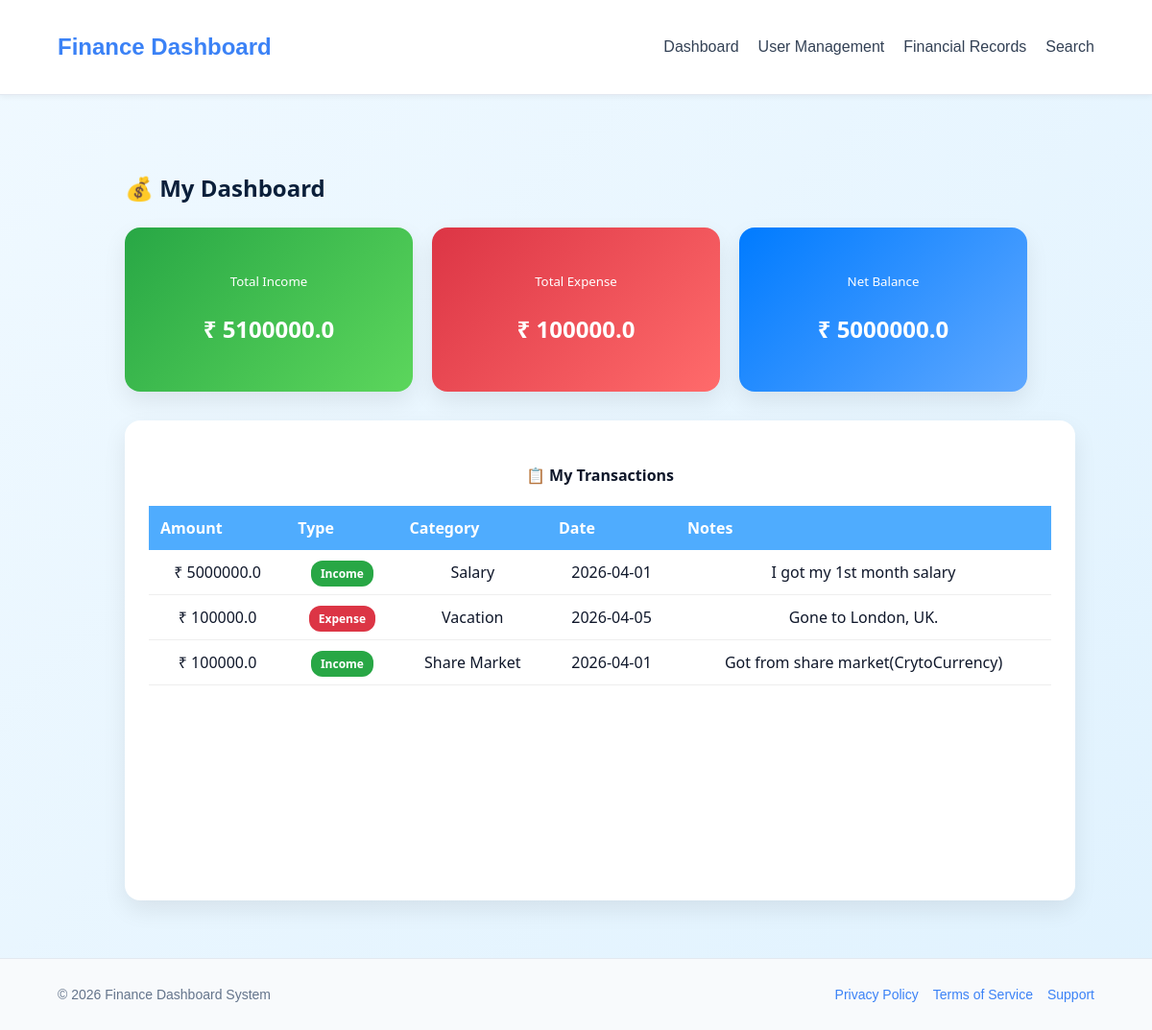
Page /viewer (signed in) on the committed database.
### app/models.py (models this page shows)
class Record(db.Model):
    id = db.Column(db.Integer, primary_key=True)
    amount = db.Column(db.Float, nullable=False)
    type = db.Column(db.String(10), nullable=False)
    category = db.Column(db.String(50))
    date = db.Column(db.Date, nullable=False)
    notes = db.Column(db.String(200))
    user_id = db.Column(db.Integer, db.ForeignKey("user.id"))
    user_id = db.Column(db.Integer, db.ForeignKey("user.id"))
    user = db.relationship("User", back_populates="records")

### app/routes.py (the view)
            def decorated(*args, **kwargs):
                if "role" not in session:
                    return redirect(url_for("login"))
                if session["role"] not in allowed_roles:
                    flash("Access denied!", "error")
                    return redirect(url_for("home"))
                return func(*args, **kwargs)

### app/templates/viewer.html (shortened to what this page needs)
{% extends "base.html" %}
{% block content %}
<div class="dashboard-container">
    <h2 class="page-title">💰 My Dashboard</h2>
    <div class="stats-row">
        <div class="stat-card income">
            <h5>Total Income</h5>
            <p>₹ {{ total_income }}</p>
        </div>
        <div class="stat-card expense">
            <h5>Total Expense</h5>
            <p>₹ {{ total_expense }}</p>
        </div>
        <div class="stat-card balance">
            <h5>Net Balance</h5>
            <p>₹ {{ balance }}</p>
        </div>
    </div>
    <div class="card table-card wide-card">
        <div class="card-header">
            <h4>📋 My Transactions</h4>
        </div>
        <div class="table-responsive">
            <table class="styled-table">
                <thead>
                    <tr>
                        <th>Amount</th>
                        <th>Type</th>
                        <th>Category</th>
                        <th>Date</th>
                        <th>Notes</th>
                    </tr>
                </thead>
                <tbody>
                    {% for r in records %}
                    <tr>
                        <td>₹ {{ r.amount }}</td>
                        <td>
                            {% if r.type == "income" %}
                                <span class="badge income">Income</span>
                            {% else %}
                                <span class="badge expense">Expense</span>
                            {% endif %}
                        </td>
                        <td>{{ r.category }}</td>
                        <td>{{ r.date.strftime("%Y-%m-%d") }}</td>
                        <td>{{ r.notes }}</td>
                    </tr>
                    {% endfor %}
                </tbody>
            </table>
        </div>
    </div>
</div>
{% endblock %}

### app/templates/base.html (style rules this page uses)
html, body { margin: 0; padding: 0; height: 100%; font-family: Arial, sans-serif; background: linear-gradient(135deg, #F0F9FF, #E0F2FE); color: #0F172A; display: flex; flex-direction: column; }
.card { width: 100%; max-width: 500px; min-height: 450px; background: #fff; border-radius: 20px; box-shadow: 0 12px 25px rgba(0,0,0,0.12); text-align: center; padding: 40px 20px; transition: transform 0.3s ease, box-shadow 0.3s ease; }

### app/templates/viewer.html (style rules this page uses)
.dashboard-container { max-width: 1200px; margin: 40px auto; font-family: 'Segoe UI', sans-serif; }
.page-title { font-weight: 700; margin-bottom: 25px; color: #0b1f3a; }
.stats-row { display: flex; justify-content: space-between; gap: 20px; flex-wrap: wrap; }
.stat-card { flex: 1; min-width: 250px; padding: 25px; border-radius: 16px; color: white; text-align: center; box-shadow: 0 10px 25px rgba(0,0,0,0.08); transition: transform 0.3s ease; }
.stat-card.income { background: linear-gradient(135deg, #28a745, #5cd65c); }
.stat-card.expense { background: linear-gradient(135deg, #dc3545, #ff6b6b); }
.stat-card.balance { background: linear-gradient(135deg, #007bff, #5fa8ff); }
.stat-card h5 { margin-bottom: 10px; font-weight: 500; }
.stat-card p { font-size: 24px; font-weight: 700; }
.card.table-card { background: white; border-radius: 16px; padding: 25px; margin-top: 30px; box-shadow: 0 10px 25px rgba(0,0,0,0.08); }
.wide-card { max-width: 1200px; margin: 0 auto; }
.table-responsive { overflow-x: auto; }
.styled-table { width: 100%; border-collapse: collapse; }
.styled-table th { background: #4facfe; color: white; padding: 12px; text-align: left; }
.styled-table td { padding: 12px; border-bottom: 1px solid #eee; }
.badge { padding: 5px 10px; border-radius: 12px; font-size: 12px; font-weight: 600; color: white; }
.badge.income { background: #28a745; }
.badge.expense { background: #dc3545; }

### rows in the picture
Record: amount "5000000.0", type "Income", category "Salary", date "2026-04-01", notes "I got my 1st month salary"
Record: amount "100000.0", type "Expense", category "Vacation", date "2026-04-05", notes "Gone to London, UK."
Record: amount "100000.0", type "Income", category "Share Market", date "2026-04-01", notes "Got from share market(CrytoCurrency)"

### other values in the picture
{{ total_income }} "5100000.0"
{{ total_expense }} "100000.0"
{{ balance }} "5000000.0"
